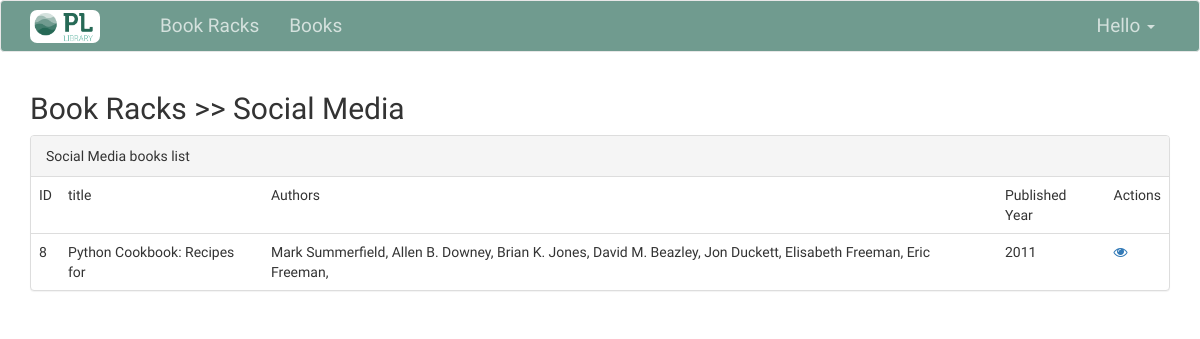
Screenshot of /book/racks/social-media/ with the database file from the repository.
### bookracks/models.py (models this page shows, shortened)
class DefaultModel(models.Model):
    created = models.DateTimeField(auto_now_add=True)
    modified = models.DateTimeField(auto_now=True)
    class Meta:
        abstract = True

class BookRack(DefaultModel):
    name = models.CharField(null=False, blank=False, max_length=255)
    slug = models.SlugField(null=True, blank=True, max_length=255, unique=True)
    description = models.TextField(null=True, blank=True)

class Book(DefaultModel):
    book_rack = models.ForeignKey(BookRack, on_delete=models.CASCADE)
    title = models.CharField(null=False, blank=False, max_length=255)
    slug = models.SlugField(null=True, blank=True, max_length=255, unique=True)
    authors = models.ManyToManyField(Author)
    published_year = models.CharField(max_length=50)

class Author(DefaultModel):
    name = models.CharField(max_length=200)
    slug = models.SlugField(null=True, blank=True, max_length=255, unique=True)

### bookracks/views.py (the view)
# urls.py: path('racks/<str:slug>/', views.RacksDetailView.as_view(), name="racks_detail"),
class RacksDetailView(LoginRequiredMixin, DetailView):
    template_name = 'bookracks/racks/detail.html'
    model = BookRack

### templates/bookracks/racks/detail.html
{% extends 'base.html' %}
{% block content %}
    <h2>Book Racks >> {{ object.name }}</h2>
    <div class="panel panel-default">
        <div class="panel-heading">{{ object.name }} books list</div>
        <div class="panel-body" style="padding: 0">
            <table class="table tabel-hover" style="margin-bottom: 0px">
                <thead>
                <tr>
                    <td>ID</td>
                    <td>title</td>
                    <td>Authors</td>
                    <td>Published Year</td>
                    <td>Actions</td>
                </tr>
                </thead>
                <tbody>
                {% for book in object.book_set.all %}
                    <tr>
                        <td>{{ book.id }}</td>
                        <td>{{ book.title }}</td>
                        <td>
                            {% for author in book.authors.all %}
                                {{ author.name }},
                            {% endfor %}
                        </td>
                        <td>{{ book.published_year }}</td>
                        <td>
                            <a href=""><i class="fa fa-eye"></i></a>
                        </td>
                    </tr>
                {% endfor %}
                </tbody>
            </table>
        </div>
    </div>
{% endblock %}

### public/css/style.css (style rules this page uses)
body { font-family: 'Crete Round', serif; }

### rows the page displays
BookRack: name "Social Media"
Book: id "8", title "Python Cookbook: Recipes for", published_year "2011"
Author: name "Mark Summerfield"
Author: name "Allen B. Downey"
Author: name "Brian K. Jones"
Author: name "David M. Beazley"
Author: name "Jon Duckett"
Author: name "Elisabeth Freeman"
Author: name "Eric Freeman"
